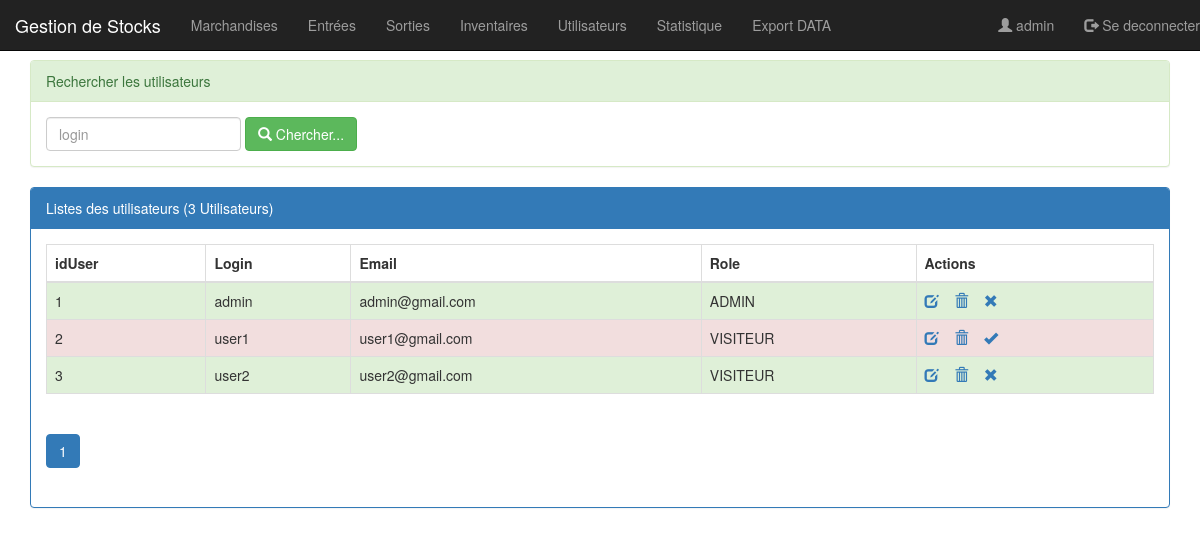
Screenshot of /pages/utilisateurs.php (signed in) with the database file from the repository.
### tables this page shows
create table utilisateur(
	iduser int(4) auto_increment primary key,
	login varchar(50),
	email varchar(255),
	role varchar(50),
	etat int(1),
	pwd varchar(255)
);

### pages/utilisateurs.php (the view, shortened to what this page needs)
<?php
	require_once("connexion.php");
	$login = isset($_GET['login'])?$_GET['login']:"";
	$size = isset($_GET['size'])?$_GET['size']:6;
	$page = isset($_GET['page'])?$_GET['page']:1;
	$offset = ($page-1)*$size;
	$requete = "select * from utilisateur where login like '%$login%' limit $size offset $offset";
	$requeteCount = "select count(*) countU from utilisateur where login like '%$login%'";
	$resultatUser = $pdo->query($requete);
	$resultatCount = $pdo->query($requeteCount);
	$tabCount = $resultatCount->fetch();
	$nbrUser = $tabCount['countU'];
	$reste = $nbrUser%$size;
	if($reste===0){
		$nbrPage = $nbrUser/$size;
	}
	else{
		$nbrPage = floor($nbrUser/$size)+1;
	}
?>
<!DOCTYPE html>
<html>
<head>
	<link rel="stylesheet" type="text/css" href="../css/bootstrap.min.css">
	<link rel="stylesheet" type="text/css" href="../css/monstyle.css">
</head>
<body>
	<?php include('menu.php'); ?>
	<div class="container">
		<div class="panel panel-success margetop">
			<div class="panel-heading">Rechercher les utilisateurs</div>
			<div class="panel-body">
				<form method="get" action="utilisateurs.php" class="form-inline">
					<div class="form-group">
						<input type="text" name="login" placeholder="login" class="form-control" value="<?php echo $login;?>">
					</div>
					<button type="submit" value="Rechercher..." class="btn btn-success"><span class="glyphicon glyphicon-search"></span> Chercher...</button>
				</form>
			</div>
	    </div>
	</div>
	<div class="container">
		<div class="panel panel-primary">
			<div class="panel-heading">Listes des utilisateurs (<?php echo $nbrUser?> Utilisateurs)</div>
			<div class="panel-body">
				<table class="table table-striped table-bordered">
					<thead>
						<tr>
							<th>idUser</th> <th>Login</th> <th>Email</th> <th>Role</th> <th>Actions</th>
						</tr>
					</thead>
					<tbody>
							<?php while($user=$resultatUser->fetch()){ ?>
								<tr class="<?php echo $user['etat']==1?'success':'danger';?>">
									<td><?php echo $user['iduser'];?> </td>
									<td><?php echo $user['login'];?> </td>
									<td><?php echo $user['email'];?> </td>
									<td><?php echo $user['role'];?> </td>
									<td>
										<a  href="editerUser.php?idU=<?php echo $user['iduser'];?>">
                                            <span class="glyphicon glyphicon-edit"></span>
										</a>
										<a onclick="return confirm('Etes vous sur vouloir supprimer cet utilisateur')"href="supprimerUser.php?idU=<?php echo $user['iduser'];?>">
											<span class="glyphicon glyphicon-trash"></span>
										</a>
                                        <a href="activerUser.php?idU=<?php echo $user['iduser'];?>&etat=<?php echo $user['etat'];?>">
                                            <?php
                                                if($user['etat']==1){
                                                    echo '<span class="glyphicon glyphicon-remove"></span>';
                                                }
                                                else {
                                                    echo '<span class="glyphicon glyphicon-ok"></span>';
                                                }
                                            ?>
                                        </a>
									</td>
								</tr>
							<?php } ?>
					</tbody>
				</table>
					<div>
						<ul class="pagination pagination-md">
							<?php for($i=1; $i <= $nbrPage; $i++){ ?>
								   <li class="<?php if($page==$i){ echo 'active'; } ?>">
									   	<a href="utilisateurs.php?page=<?php echo $i;?>&login=<?php echo $login;?>">
									   	<?php echo $i;?>
									    </a>
								   </li>
							<?php } ?>
						</ul>
					</div>
			</div>
		</div>
	</div>
</body>
</html>

### css/monstyle.css (style rules this page uses)
.margetop { margin-top : 60px; }

### rows the page displays
utilisateur: iduser "1", login "admin", email "admin@gmail.com", role "ADMIN", etat 1 (drawn)
utilisateur: iduser "2", login "user1", email "user1@gmail.com", role "VISITEUR", etat 0 (drawn)
utilisateur: iduser "3", login "user2", email "user2@gmail.com", role "VISITEUR", etat 1 (drawn)

### other values shown
$_SESSION['user']['login'] "admin"
$nbrUser "3"
